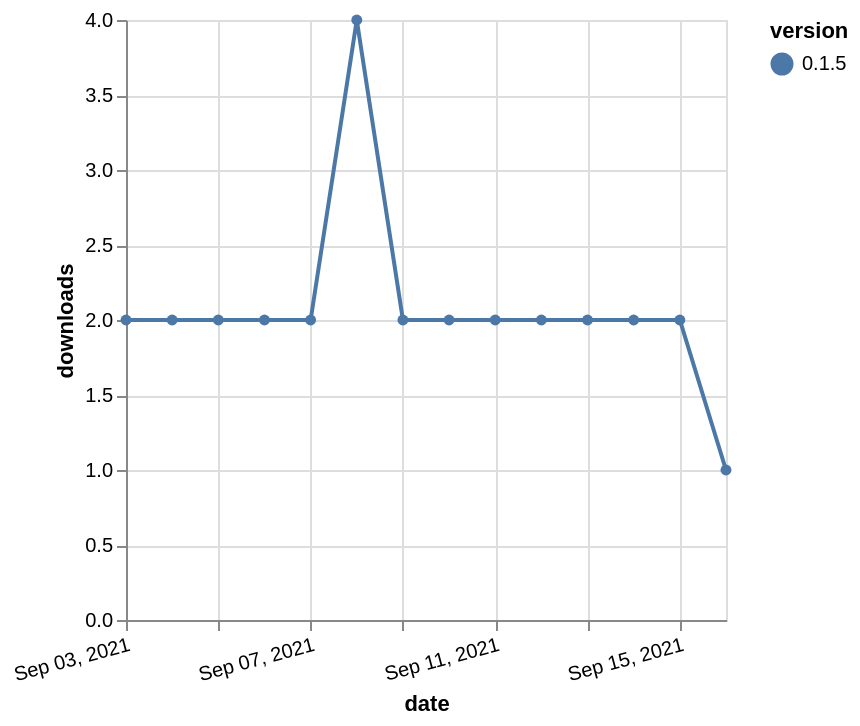

Vega-Lite specification stored for this chart:
### Vega-Lite specification from a JSON file in a GitHub repository (floating-point values rounded to 4 significant figures)
{"$schema": "https://vega.github.io/schema/vega-lite/v5.json", "description": "A simple bar chart with embedded data.", "data": {"values": [{"date": "2021-09-03", "total": 3170, "delta": 2, "version": "0.1.5"}, {"date": "2021-09-04", "total": 3172, "delta": 2, "version": "0.1.5"}, {"date": "2021-09-05", "total": 3174, "delta": 2, "version": "0.1.5"}, {"date": "2021-09-06", "total": 3176, "delta": 2, "version": "0.1.5"}, {"date": "2021-09-07", "total": 3178, "delta": 2, "version": "0.1.5"}, {"date": "2021-09-08", "total": 3182, "delta": 4, "version": "0.1.5"}, {"date": "2021-09-09", "total": 3184, "delta": 2, "version": "0.1.5"}, {"date": "2021-09-10", "total": 3186, "delta": 2, "version": "0.1.5"}, {"date": "2021-09-11", "total": 3188, "delta": 2, "version": "0.1.5"}, {"date": "2021-09-12", "total": 3190, "delta": 2, "version": "0.1.5"}, {"date": "2021-09-13", "total": 3192, "delta": 2, "version": "0.1.5"}, {"date": "2021-09-14", "total": 3194, "delta": 2, "version": "0.1.5"}, {"date": "2021-09-15", "total": 3196, "delta": 2, "version": "0.1.5"}, {"date": "2021-09-16", "total": 3197, "delta": 1, "version": "0.1.5"}]}, "width": "container", "mark": {"type": "line", "point": {"filled": true}}, "encoding": {"x": {"field": "date", "type": "temporal", "timeUnit": "yearmonthdate", "title": "date", "axis": {"labelAngle": -15}}, "y": {"field": "delta", "type": "quantitative", "title": "downloads"}, "color": {"field": "version", "type": "nominal"}, "tooltip": {"field": "delta"}}}
